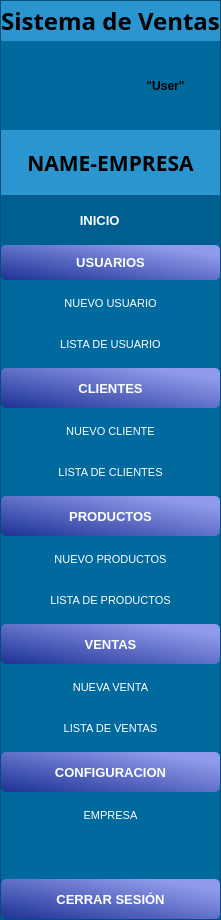
        <widget class="QFrame" name="frame_menu">
         <property name="maximumSize">
          <size>
           <width>400</width>
           <height>16777215</height>
          </size>
         </property>
         <property name="styleSheet">
          <string notr="true">background-color: rgb(0, 105, 157);</string>
         </property>
         <property name="frameShape">
          <enum>QFrame::StyledPanel</enum>
         </property>
         <property name="frameShadow">
          <enum>QFrame::Raised</enum>
         </property>
         <property name="lineWidth">
          <number>0</number>
         </property>
         <layout class="QVBoxLayout" name="verticalLayout_7">
          <property name="spacing">
           <number>0</number>
          </property>
          <property name="sizeConstraint">
           <enum>QLayout::SetDefaultConstraint</enum>
          </property>
          <property name="leftMargin">
           <number>0</number>
          </property>
          <property name="topMargin">
           <number>0</number>
          </property>
          <property name="rightMargin">
           <number>0</number>
          </property>
          <property name="bottomMargin">
           <number>0</number>
          </property>
          <item>
           <widget class="QLabel" name="label_3">
            <property name="enabled">
             <bool>true</bool>
            </property>
            <property name="minimumSize">
             <size>
              <width>160</width>
              <height>40</height>
             </size>
            </property>
            <property name="font">
             <font>
              <family>Agency FB</family>
              <pointsize>18</pointsize>
              <weight>75</weight>
              <bold>true</bold>
             </font>
            </property>
            <property name="styleSheet">
             <string notr="true">background:rgb(42, 149, 207) ;
</string>
            </property>
            <property name="text">
             <string>Sistema de Ventas</string>
            </property>
            <property name="alignment">
             <set>Qt::AlignCenter</set>
            </property>
           </widget>
          </item>
          <item>
           <layout class="QHBoxLayout" name="horizontalLayout">
            <property name="spacing">
             <number>0</number>
            </property>
            <item>
             <widget class="QLabel" name="img_User">
              <property name="minimumSize">
               <size>
                <width>75</width>
                <height>89</height>
               </size>
              </property>
              <property name="maximumSize">
               <size>
                <width>140</width>
                <height>150</height>
               </size>
              </property>
              <property name="text">
               <string/>
              </property>
              <property name="pixmap">
               <pixmap>../img/User-Default.png</pixmap>
              </property>
              <property name="scaledContents">
               <bool>true</bool>
              </property>
              <property name="alignment">
               <set>Qt::AlignCenter</set>
              </property>
              <property name="wordWrap">
               <bool>false</bool>
              </property>
             </widget>
            </item>
            <item>
             <widget class="QLabel" name="lbl_Username">
              <property name="minimumSize">
               <size>
                <width>100</width>
                <height>0</height>
               </size>
              </property>
              <property name="font">
               <font>
                <pointsize>9</pointsize>
                <weight>75</weight>
                <bold>true</bold>
               </font>
              </property>
              <property name="text">
               <string>&quot;User&quot;</string>
              </property>
              <property name="alignment">
               <set>Qt::AlignCenter</set>
              </property>
             </widget>
            </item>
           </layout>
          </item>
          <item>
           <widget class="QLabel" name="label">
            <property name="minimumSize">
             <size>
              <width>0</width>
              <height>65</height>
             </size>
            </property>
            <property name="font">
             <font>
              <family>Agency FB</family>
              <pointsize>16</pointsize>
              <weight>75</weight>
              <bold>true</bold>
             </font>
            </property>
            <property name="styleSheet">
             <string notr="true">background:rgb(42, 149, 207) ;</string>
            </property>
            <property name="text">
             <string>NAME-EMPRESA</string>
            </property>
            <property name="alignment">
             <set>Qt::AlignCenter</set>
            </property>
           </widget>
          </item>
          <item>
           <widget class="QPushButton" name="btn_inicio">
            <property name="enabled">
             <bool>true</bool>
            </property>
            <property name="minimumSize">
             <size>
              <width>0</width>
              <height>50</height>
             </size>
            </property>
            <property name="font">
             <font>
              <pointsize>10</pointsize>
              <weight>75</weight>
              <bold>true</bold>
             </font>
            </property>
            <property name="styleSheet">
             <string notr="true">QPushButton{
	
	background-color: rgb(0, 95, 143);
	border-radius: 5px;
	color: white;
}

QPushButton:hover{
	
	background-color: rgb(0, 105, 157);
}</string>
            </property>
            <property name="text">
             <string>      INICIO            </string>
            </property>
            <property name="icon">
             <iconset>
              <normaloff>../icon/home_black.png</normaloff>../icon/home_black.png</iconset>
            </property>
            <property name="iconSize">
             <size>
              <width>18</width>
              <height>18</height>
             </size>
            </property>
           </widget>
          </item>
          <item>
           <layout class="QVBoxLayout" name="lyu_Usuario">
            <property name="spacing">
             <number>6</number>
            </property>
            <property name="leftMargin">
             <number>0</number>
            </property>
            <property name="rightMargin">
             <number>0</number>
            </property>
            <property name="bottomMargin">
             <number>6</number>
            </property>
            <item>
             <widget class="QPushButton" name="btn_usuario">
              <property name="minimumSize">
               <size>
                <width>0</width>
                <height>35</height>
               </size>
              </property>
              <property name="font">
               <font>
                <pointsize>10</pointsize>
                <weight>75</weight>
                <bold>true</bold>
               </font>
              </property>
              <property name="styleSheet">
               <string notr="true">QPushButton{
	background-color: qlineargradient(spread:reflect, x1:0.045, y1:1, x2:0.966, y2:0.0795455, stop:0 rgba(33, 53, 151, 255), stop:0.892045 rgba(143, 154, 234, 255));
	border-radius: 5px;
	color: white;
}

QPushButton:hover{
	background-color: qlineargradient(spread:reflect, x1:0.045, y1:1, x2:0.966, y2:0.0795455, stop:0 rgba(33, 53, 151, 255), stop:0.892045 rgba(143, 154, 234, 200));
}</string>
              </property>
              <property name="text">
               <string>USUARIOS</string>
              </property>
             </widget>
            </item>
            <item>
             <widget class="QPushButton" name="btn_nuevo_usuario">
              <property name="enabled">
               <bool>true</bool>
              </property>
              <property name="minimumSize">
               <size>
                <width>0</width>
                <height>35</height>
               </size>
              </property>
              <property name="font">
               <font>
                <pointsize>8</pointsize>
               </font>
              </property>
              <property name="styleSheet">
               <string notr="true">QPushButton{
	background-color: rgb(0, 105, 157);
	border-radius: 10px;
	color: white;
}

QPushButton:hover{
	background: rgb(0, 117, 176);
}</string>
              </property>
              <property name="text">
               <string>NUEVO USUARIO</string>
              </property>
             </widget>
            </item>
            <item>
             <widget class="QPushButton" name="btn_lista_usuario">
              <property name="minimumSize">
               <size>
                <width>0</width>
                <height>35</height>
               </size>
              </property>
              <property name="font">
               <font>
                <pointsize>8</pointsize>
               </font>
              </property>
              <property name="styleSheet">
               <string notr="true">QPushButton{
	background-color: rgb(0, 105, 157);
	border-radius: 10px;
	color: white;
}

QPushButton:hover{
	background: rgb(0, 117, 176);
}</string>
              </property>
              <property name="text">
               <string>LISTA DE USUARIO</string>
              </property>
             </widget>
            </item>
           </layout>
          </item>
          <item>
           <layout class="QVBoxLayout" name="lyu_Clientes">
            <property name="spacing">
             <number>6</number>
            </property>
            <property name="leftMargin">
             <number>0</number>
            </property>
            <property name="rightMargin">
             <number>0</number>
            </property>
            <property name="bottomMargin">
             <number>6</number>
            </property>
            <item>
             <widget class="QPushButton" name="btn_Clientes">
              <property name="enabled">
               <bool>true</bool>
              </property>
              <property name="minimumSize">
               <size>
                <width>0</width>
                <height>40</height>
               </size>
              </property>
              <property name="font">
               <font>
                <pointsize>10</pointsize>
                <weight>75</weight>
                <bold>true</bold>
               </font>
              </property>
              <property name="styleSheet">
               <string notr="true">QPushButton{
	background-color: qlineargradient(spread:reflect, x1:0.045, y1:1, x2:0.966, y2:0.0795455, stop:0 rgba(33, 53, 151, 255), stop:0.892045 rgba(143, 154, 234, 255));
	border-radius: 5px;
	color: white;
}

QPushButton:hover{
	background-color: qlineargradient(spread:reflect, x1:0.045, y1:1, x2:0.966, y2:0.0795455, stop:0 rgba(33, 53, 151, 255), stop:0.892045 rgba(143, 154, 234, 200));
}</string>
              </property>
              <property name="text">
               <string>CLIENTES</string>
              </property>
             </widget>
            </item>
            <item>
             <widget class="QPushButton" name="btn_NewCliente">
              <property name="minimumSize">
               <size>
                <width>0</width>
                <height>35</height>
               </size>
              </property>
              <property name="font">
               <font>
                <pointsize>8</pointsize>
               </font>
              </property>
              <property name="styleSheet">
               <string notr="true">QPushButton{
	background-color: rgb(0, 105, 157);
	border-radius: 10px;
	color: white;
}

QPushButton:hover{
	background: rgb(0, 117, 176);
}</string>
              </property>
              <property name="text">
               <string>NUEVO CLIENTE</string>
              </property>
             </widget>
            </item>
            <item>
             <widget class="QPushButton" name="btn_ListCliente">
              <property name="minimumSize">
               <size>
                <width>0</width>
                <height>35</height>
               </size>
              </property>
              <property name="font">
               <font>
                <pointsize>8</pointsize>
               </font>
              </property>
              <property name="styleSheet">
               <string notr="true">QPushButton{
	background-color: rgb(0, 105, 157);
	border-radius: 10px;
	color: white;
}

QPushButton:hover{
	background: rgb(0, 117, 176);
}</string>
              </property>
              <property name="text">
               <string>LISTA DE CLIENTES</string>
              </property>
             </widget>
            </item>
           </layout>
          </item>
          <item>
           <layout class="QVBoxLayout" name="lyu_Productos">
            <property name="spacing">
             <number>6</number>
            </property>
            <property name="leftMargin">
             <number>0</number>
            </property>
            <property name="rightMargin">
             <number>0</number>
            </property>
            <property name="bottomMargin">
             <number>6</number>
            </property>
            <item>
             <widget class="QPushButton" name="btn_Productos">
              <property name="enabled">
               <bool>true</bool>
              </property>
              <property name="minimumSize">
               <size>
                <width>0</width>
                <height>40</height>
               </size>
              </property>
              <property name="font">
               <font>
                <pointsize>10</pointsize>
                <weight>75</weight>
                <bold>true</bold>
               </font>
              </property>
              <property name="styleSheet">
               <string notr="true">QPushButton{
	background-color: qlineargradient(spread:reflect, x1:0.045, y1:1, x2:0.966, y2:0.0795455, stop:0 rgba(33, 53, 151, 255), stop:0.892045 rgba(143, 154, 234, 255));
	border-radius: 5px;
	color: white;
}

QPushButton:hover{
	background-color: qlineargradient(spread:reflect, x1:0.045, y1:1, x2:0.966, y2:0.0795455, stop:0 rgba(33, 53, 151, 255), stop:0.892045 rgba(143, 154, 234, 200));
}</string>
              </property>
              <property name="text">
               <string>PRODUCTOS</string>
              </property>
             </widget>
            </item>
            <item>
             <widget class="QPushButton" name="btn_Newproductos">
              <property name="minimumSize">
               <size>
                <width>0</width>
                <height>35</height>
               </size>
              </property>
              <property name="font">
               <font>
                <pointsize>8</pointsize>
               </font>
              </property>
              <property name="styleSheet">
               <string notr="true">QPushButton{
	background-color: rgb(0, 105, 157);
	border-radius: 10px;
	color: white;
}

QPushButton:hover{
	background: rgb(0, 117, 176);
}</string>
              </property>
              <property name="text">
               <string>NUEVO PRODUCTOS</string>
              </property>
             </widget>
            </item>
            <item>
             <widget class="QPushButton" name="btn_ListProductos">
              <property name="minimumSize">
               <size>
                <width>0</width>
                <height>35</height>
               </size>
              </property>
              <property name="font">
               <font>
                <pointsize>8</pointsize>
               </font>
              </property>
              <property name="styleSheet">
               <string notr="true">QPushButton{
	background-color: rgb(0, 105, 157);
	border-radius: 10px;
	color: white;
}

QPushButton:hover{
	background: rgb(0, 117, 176);
}</string>
              </property>
              <property name="text">
               <string>LISTA DE PRODUCTOS</string>
              </property>
             </widget>
            </item>
           </layout>
          </item>
          <item>
           <layout class="QVBoxLayout" name="lyu_Ventas">
            <property name="spacing">
             <number>6</number>
            </property>
            <property name="leftMargin">
             <number>0</number>
            </property>
            <property name="rightMargin">
             <number>0</number>
            </property>
            <property name="bottomMargin">
             <number>6</number>
            </property>
            <item>
             <widget class="QPushButton" name="btn_Ventas">
              <property name="enabled">
               <bool>true</bool>
              </property>
              <property name="minimumSize">
               <size>
                <width>0</width>
                <height>40</height>
               </size>
              </property>
              <property name="font">
               <font>
                <pointsize>10</pointsize>
                <weight>75</weight>
                <bold>true</bold>
               </font>
              </property>
              <property name="styleSheet">
               <string notr="true">QPushButton{
	background-color: qlineargradient(spread:reflect, x1:0.045, y1:1, x2:0.966, y2:0.0795455, stop:0 rgba(33, 53, 151, 255), stop:0.892045 rgba(143, 154, 234, 255));
	border-radius: 5px;
	color: white;
}

QPushButton:hover{
	background-color: qlineargradient(spread:reflect, x1:0.045, y1:1, x2:0.966, y2:0.0795455, stop:0 rgba(33, 53, 151, 255), stop:0.892045 rgba(143, 154, 234, 200));
}</string>
              </property>
              <property name="text">
               <string>VENTAS</string>
              </property>
             </widget>
            </item>
            <item>
             <widget class="QPushButton" name="btn_NewVentas">
              <property name="minimumSize">
               <size>
                <width>0</width>
                <height>35</height>
               </size>
              </property>
              <property name="font">
               <font>
                <pointsize>8</pointsize>
               </font>
              </property>
              <property name="styleSheet">
               <string notr="true">QPushButton{
	background-color: rgb(0, 105, 157);
	border-radius: 10px;
	color: white;
}

QPushButton:hover{
	background: rgb(0, 117, 176);
}</string>
              </property>
              <property name="text">
               <string>NUEVA VENTA</string>
              </property>
             </widget>
            </item>
            <item>
             <widget class="QPushButton" name="btn_ListVentas">
              <property name="minimumSize">
               <size>
                <width>0</width>
                <height>35</height>
               </size>
              </property>
              <property name="font">
               <font>
                <pointsize>8</pointsize>
               </font>
              </property>
              <property name="styleSheet">
               <string notr="true">QPushButton{
	background-color: rgb(0, 105, 157);
	border-radius: 10px;
	color: white;
}

QPushButton:hover{
	background: rgb(0, 117, 176);
}</string>
              </property>
              <property name="text">
               <string>LISTA DE VENTAS</string>
              </property>
             </widget>
            </item>
           </layout>
          </item>
          <item>
           <layout class="QVBoxLayout" name="lyu_Config">
            <property name="spacing">
             <number>6</number>
            </property>
            <property name="leftMargin">
             <number>0</number>
            </property>
            <property name="rightMargin">
             <number>0</number>
            </property>
            <property name="bottomMargin">
             <number>6</number>
            </property>
            <item>
             <widget class="QPushButton" name="btn_Config">
              <property name="enabled">
               <bool>true</bool>
              </property>
              <property name="minimumSize">
               <size>
                <width>0</width>
                <height>40</height>
               </size>
              </property>
              <property name="font">
               <font>
                <pointsize>10</pointsize>
                <weight>75</weight>
                <bold>true</bold>
               </font>
              </property>
              <property name="styleSheet">
               <string notr="true">QPushButton{
	background-color: qlineargradient(spread:reflect, x1:0.045, y1:1, x2:0.966, y2:0.0795455, stop:0 rgba(33, 53, 151, 255), stop:0.892045 rgba(143, 154, 234, 255));
	border-radius: 5px;
	color: white;
}

QPushButton:hover{
	background-color: qlineargradient(spread:reflect, x1:0.045, y1:1, x2:0.966, y2:0.0795455, stop:0 rgba(33, 53, 151, 255), stop:0.892045 rgba(143, 154, 234, 200));
}</string>
              </property>
              <property name="text">
               <string>CONFIGURACION</string>
              </property>
             </widget>
            </item>
            <item>
             <widget class="QPushButton" name="btn_Empresa">
              <property name="minimumSize">
               <size>
                <width>0</width>
                <height>35</height>
               </size>
              </property>
              <property name="font">
               <font>
                <pointsize>8</pointsize>
               </font>
              </property>
              <property name="styleSheet">
               <string notr="true">QPushButton{
	background-color: rgb(0, 105, 157);
	border-radius: 10px;
	color: white;
}

QPushButton:hover{
	background: rgb(0, 117, 176);
}</string>
              </property>
              <property name="text">
               <string>EMPRESA</string>
              </property>
             </widget>
            </item>
            <item>
             <spacer name="Barra_DeMenuEspace">
              <property name="orientation">
               <enum>Qt::Vertical</enum>
              </property>
              <property name="sizeHint" stdset="0">
               <size>
                <width>20</width>
                <height>40</height>
               </size>
              </property>
             </spacer>
            </item>
           </layout>
          </item>
          <item>
           <layout class="QVBoxLayout" name="verticalLayout">
            <item>
             <widget class="QPushButton" name="btn_SessionClose">
              <property name="minimumSize">
               <size>
                <width>0</width>
                <height>40</height>
               </size>
              </property>
              <property name="font">
               <font>
                <pointsize>10</pointsize>
                <weight>75</weight>
                <bold>true</bold>
               </font>
              </property>
              <property name="styleSheet">
               <string notr="true">QPushButton{
	background-color: qlineargradient(spread:reflect, x1:0.045, y1:1, x2:0.966, y2:0.0795455, stop:0 rgba(33, 53, 151, 255), stop:0.892045 rgba(143, 154, 234, 255));
	border-radius: 5px;
	color: white;
}

QPushButton:hover{
	background-color: qlineargradient(spread:reflect, x1:0.045, y1:1, x2:0.966, y2:0.0795455, stop:0 rgba(33, 53, 151, 255), stop:0.892045 rgba(143, 154, 234, 200));
}</string>
              </property>
              <property name="text">
               <string>CERRAR SESIÓN</string>
              </property>
             </widget>
            </item>
           </layout>
          </item>
         </layout>
        </widget>
